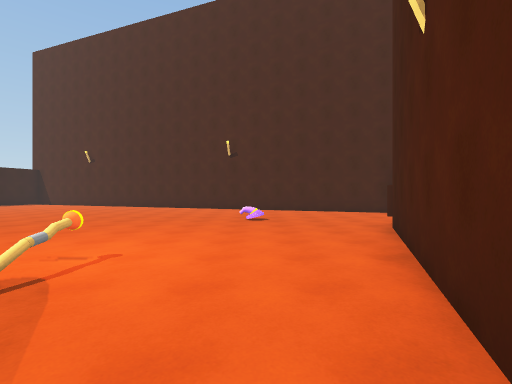
View 1 (above)

17 first-person views from a walk through a scene from a Unity 3-D project. The camera is 1.5 m above the floor, looks level and sees 85° across. The floor is counted in squares, 2 m on a side. Each view is taken from the middle of a square. On the plan, view 1 faces up. The plan holds only what a view shows up to about 10 squares ahead; the rest is blank. The place goes on beyond the plan. The player character is not drawn. Surface patterns are stand-ins for the level's own textures.

View 2
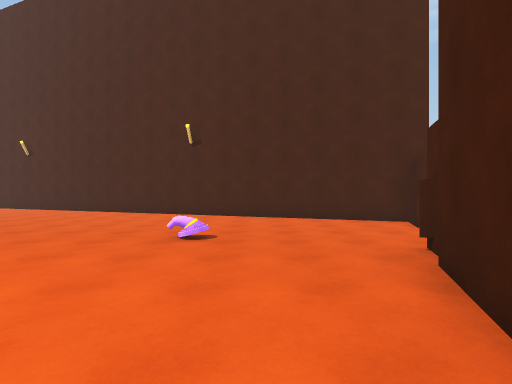

View 3
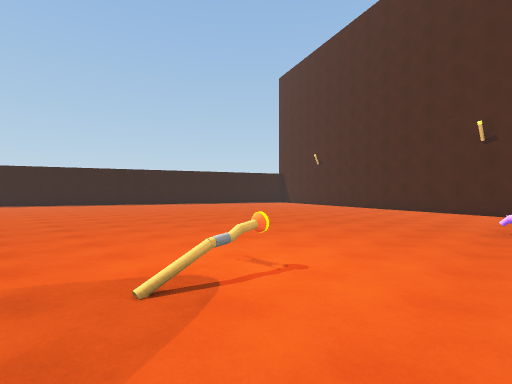

View 4
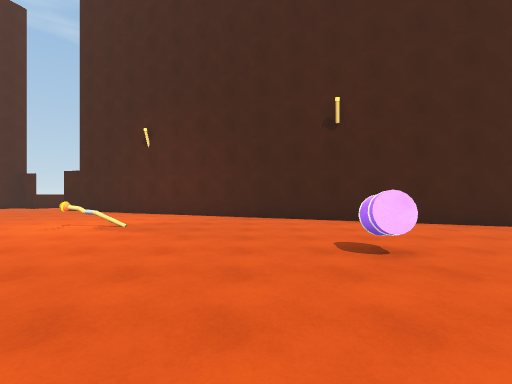

View 5
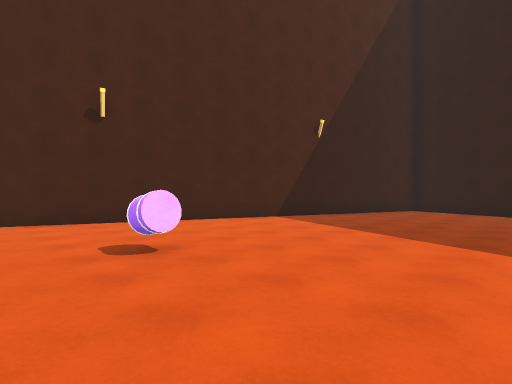

View 6
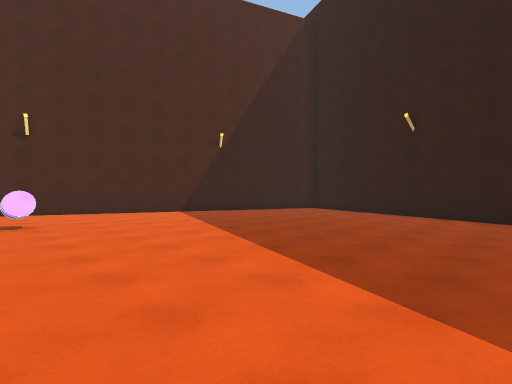

View 7
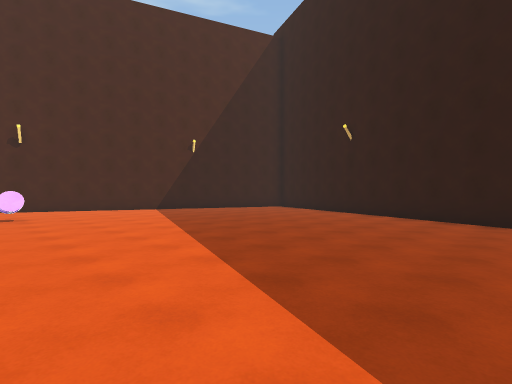

View 8
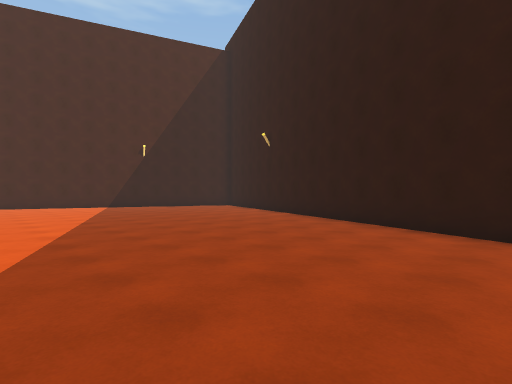

View 9
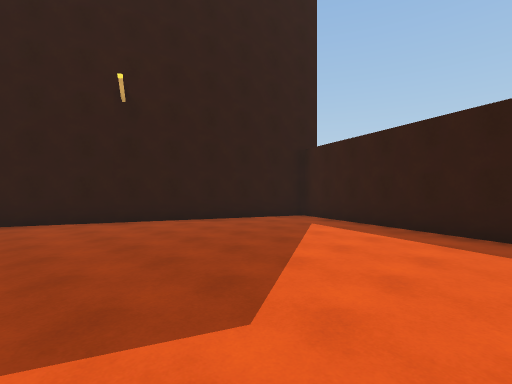

View 10
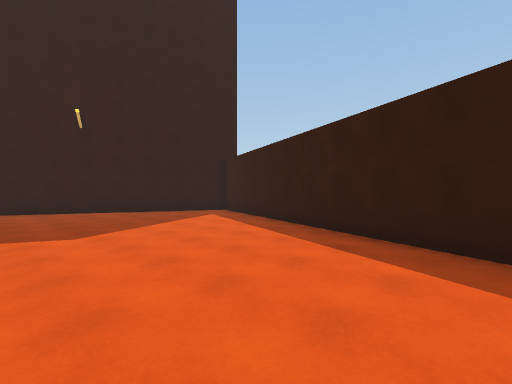

View 11
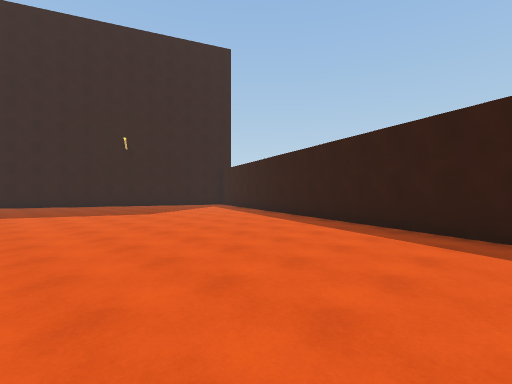

View 12
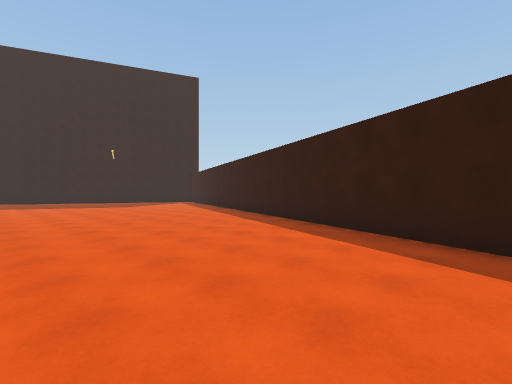

View 13
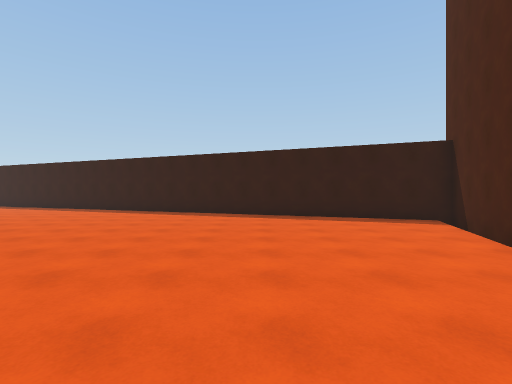

View 14
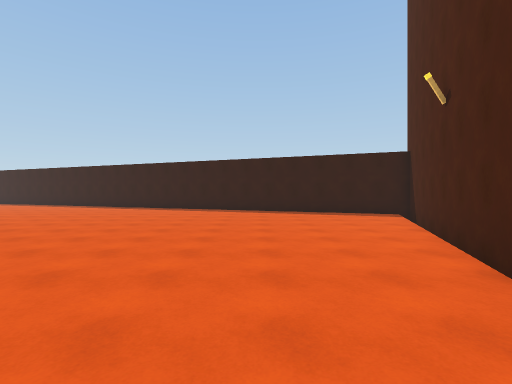

View 15
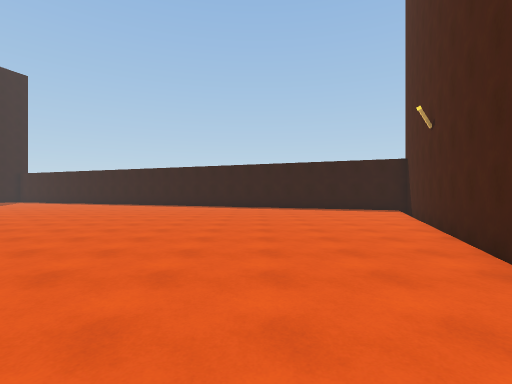

View 16
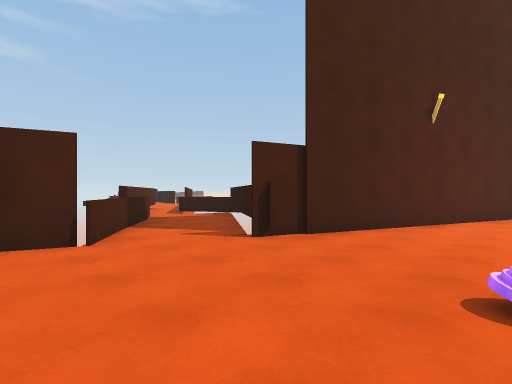

View 17
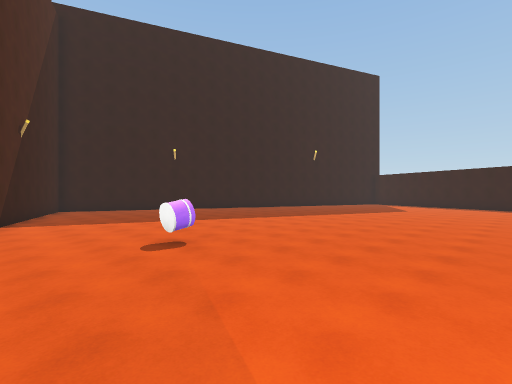

### Floor plan
Points are (right, up) in squares from view 1. A wall is a line through its corners. A room is listed if a view was taken in it or the views show most of it. See-through windows are left out.
Room 1 (views 1, 2, 3, 4, 5, 6, 7, 8, 9, 10, 11, 12, 13, 14, 15, 16, 17)
walls: (-5.2, 14) (-13.3, 17.1) (-22.4, -6.3) (-5.6, -12.8); (3.1, 6.6) (7.3, 3.8); (-3.7, -10.8) (3.3, 6.9); (4.7, 9.1) (5, 10) (-2.7, 13); (6.9, 3.9) (8.8, 5.1); (8.4, 6.2) (4.9, 8.5); (10, 5.7) (7.5, 7.4)
ways out: opening at (-22, -6); opening at (5, 9); opening at (8, 4)
objects: other object (-5, -3); other object (-2, 3); other object (0, 8)

Positions as (right, up) in squares from view 1, and headings:
1: (0, 0), facing up
2: (1, 3), facing up
3: (0, 1), facing up-left
4: (-8, -1), facing right
5: (-8, -1), facing down-right
6: (-12, -2), facing down-right
7: (-14, -2), facing down-right
8: (-17, -3), facing down-right
9: (-15, -1), facing down-left
10: (-15, 3), facing down-left
11: (-12, 7), facing down-left
12: (-11, 12), facing down-left
13: (-6, 12), facing left
14: (-4, 12), facing left
15: (-2, 11), facing left
16: (0, 10), facing down-right
17: (-2, 2), facing down-left
